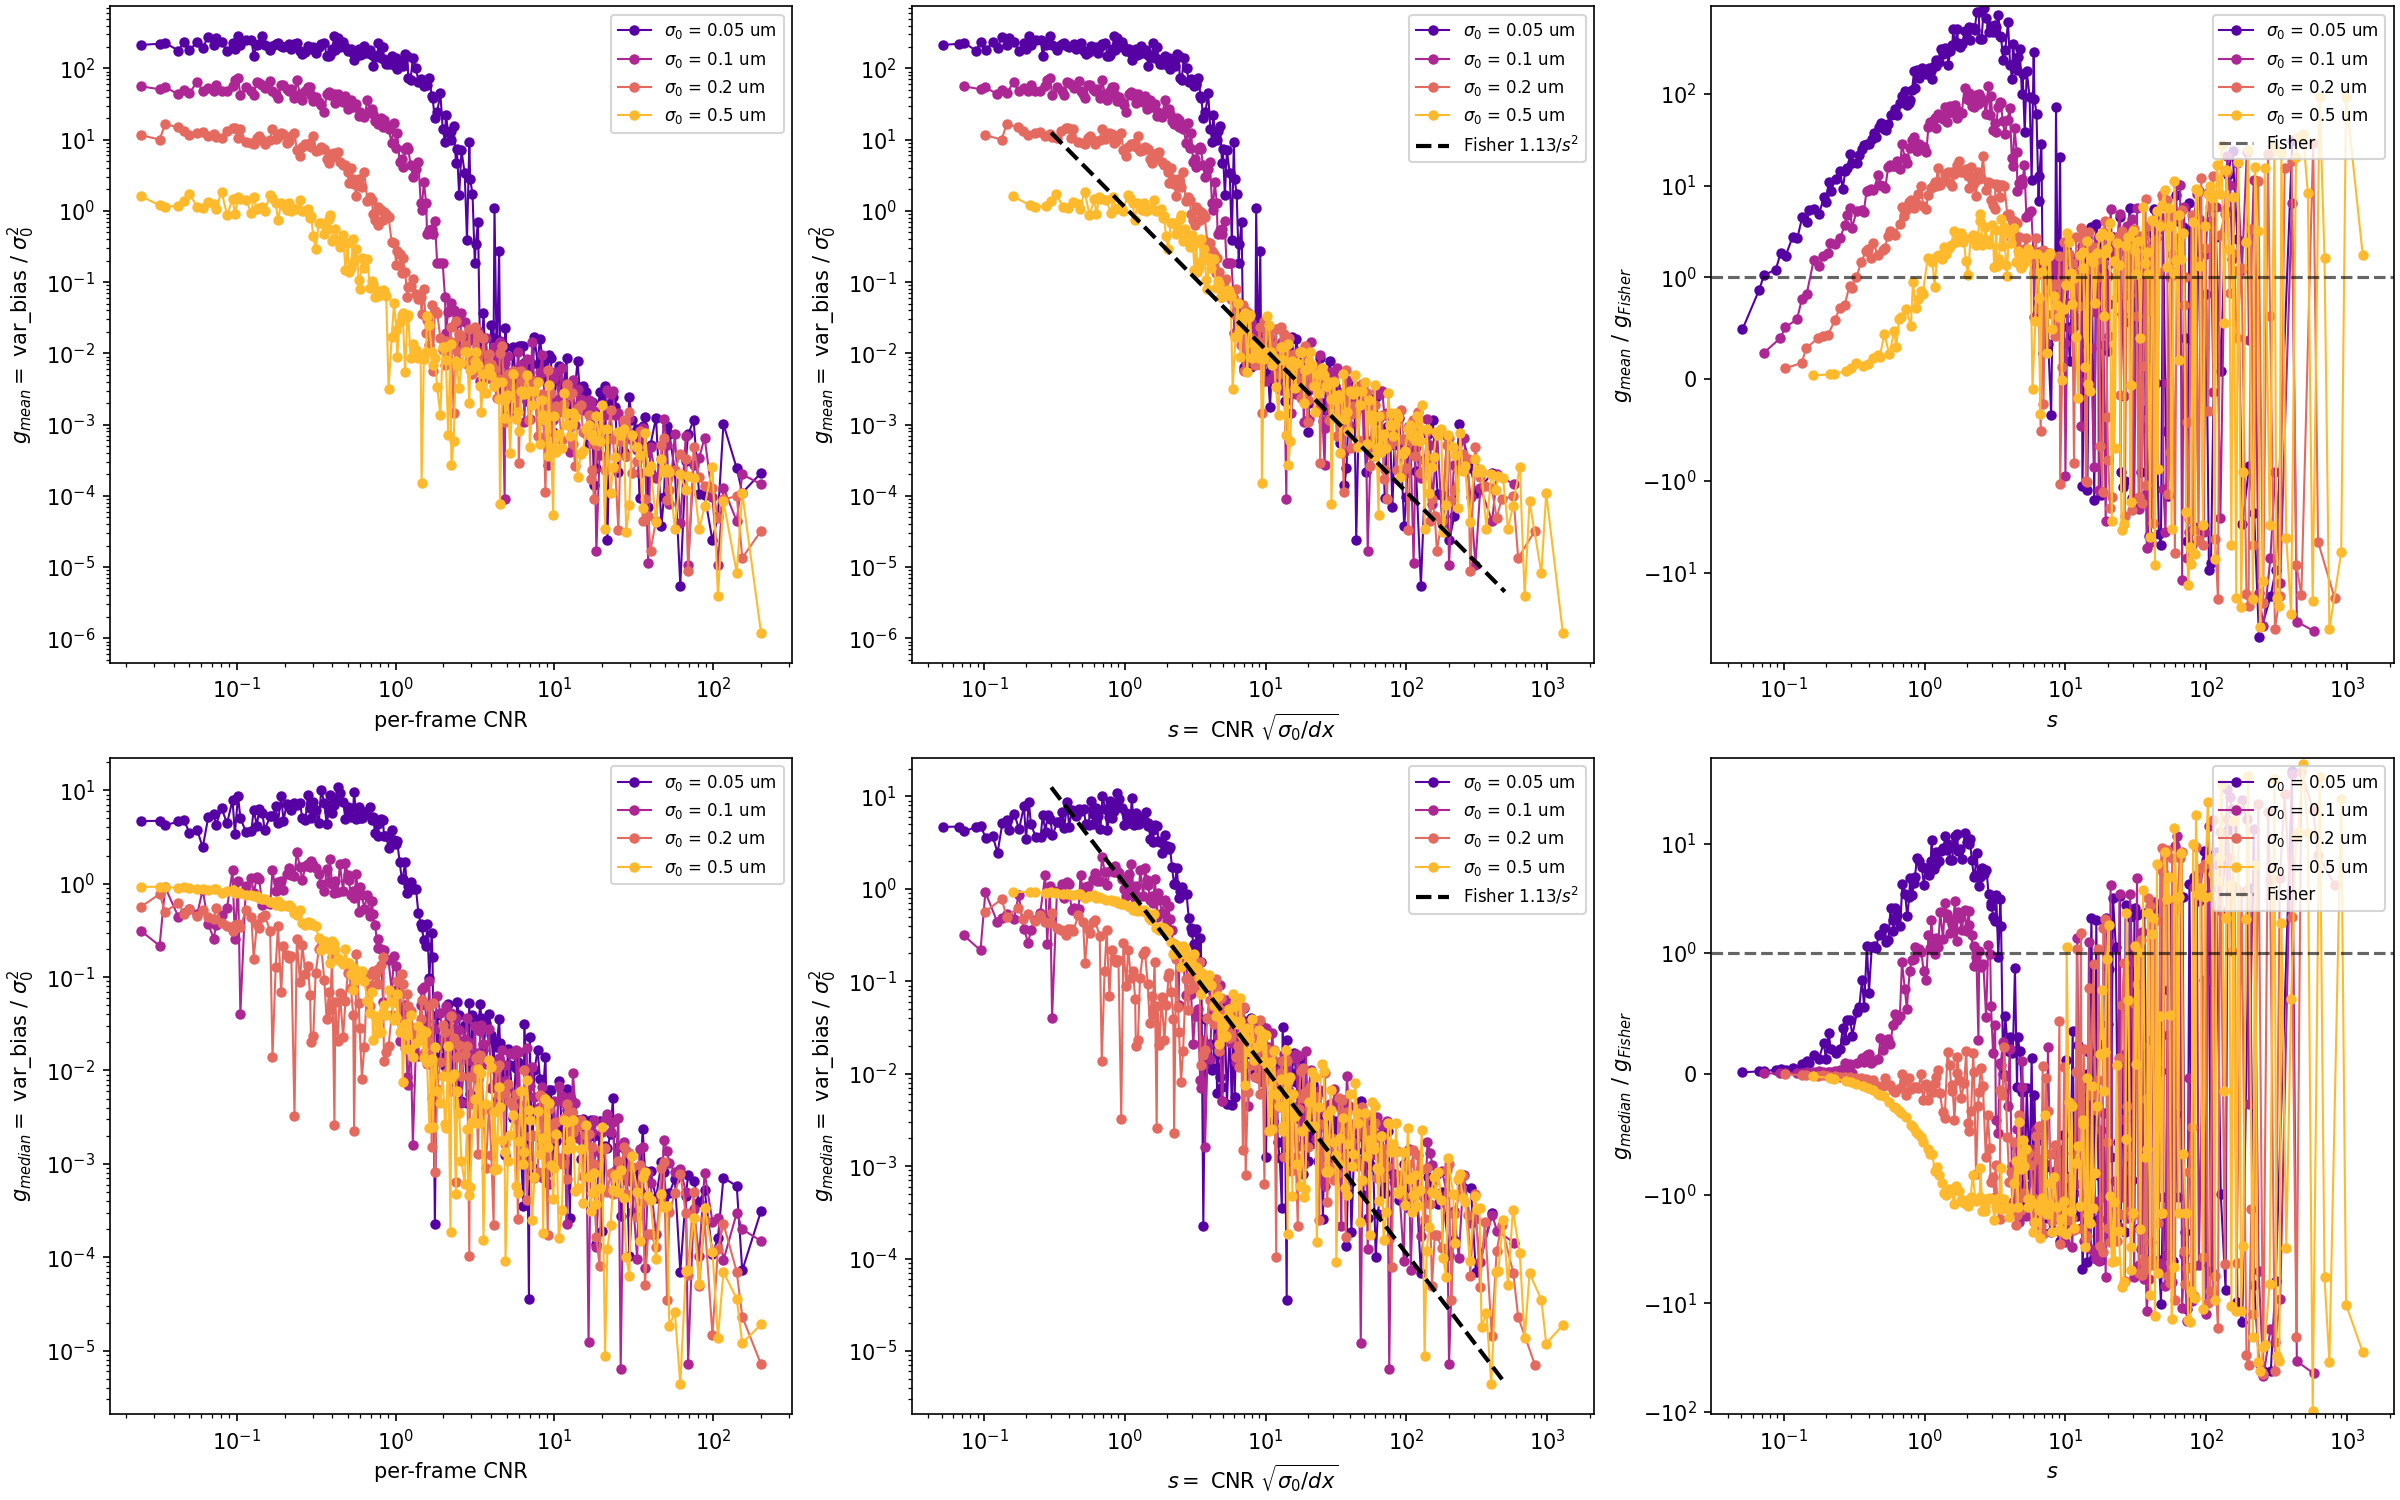

Source code (Python):
"""Test the scaling form of the fitted-variance bias.

The bias of the fitted variance is, to leading order, the width's own
estimation variance, Var(sigma_hat), which for an efficient fit is the
Cramer-Rao (Fisher) value. For a 1-D Gaussian profile with white noise, peak
CNR and pixel pitch dx, far from the window edges,

  var_bias = (2 / sqrt(pi)) * sigma * dx / CNR^2,
  g = var_bias / sigma^2 = (2 / sqrt(pi)) / s^2 = 1.13 / s^2,   s = CNR * sqrt(sigma / dx).

So bias / sigma^2 is a function of s alone, not of CNR alone: s captures both
the noise level (CNR) and the spatial resolution (pixels per sigma). Near the
window edge the profile is truncated and the exact Fisher value, computed on
the actual pixel grid (``width_debias.fisher.leading_order_terms``), exceeds
the closed form; the script reports both. An earlier version compared with the
truncated-normal form lambda(-s)/s, which falls exponentially in s where the
measured bias falls as 1/s^2; the scaling variable was right, the form was not.

This script runs a D=0 calibration sweep at several sigma_0 values with FIXED
absolute geometry (n_pixels, half_window in physical units), with independent
seeds per sigma_0, and plots bias/sigma_0^2 against:

  Panel A: CNR alone                 -- should NOT collapse if sigma matters
  Panel B: s = CNR sqrt(sigma_0/dx)  -- SHOULD collapse onto 1.13/s^2
  Panel C: ratio empirical / exact Fisher -- where the leading term stops holding

Each cell carries its Monte Carlo SE (SD / sqrt(n)), so agreement is judged in
SE units (z = (g_mean - g_Fisher) / SE).
"""
from __future__ import annotations

import os
import sys
from pathlib import Path

import numpy as np

sys.path.insert(0, os.path.join(os.path.dirname(__file__), "..", "..", "src"))

from width_debias import GaussianModel, leading_order_terms  # noqa: E402
from width_debias.montecarlo import run_ensemble  # noqa: E402
from width_debias.simulate import Experiment  # noqa: E402

OUTPUT = Path(__file__).resolve().parents[2] / "output"
OUTPUT.mkdir(exist_ok=True)

# Fixed absolute geometry: matches Marc-style application, where dx is set
# by the experimental pixel grid and sigma_true varies frame to frame.
ABS_HALF_WINDOW = 1.5    # um, +/- half-window
N_PIXELS = 251           # odd so a pixel sits at x=0
DX = 2 * ABS_HALF_WINDOW / (N_PIXELS - 1)

# sigma_0 spans an order of magnitude. At sigma_0 = 0.5 um the window ends at
# 3 sigma; at sigma_0 = 0.05 um it has 30 sigma of headroom.
SIGMA0_GRID = np.array([0.05, 0.10, 0.20, 0.50])  # um

CNR_GRID = np.geomspace(0.5, 200.0, 18)
N_RUNS = 500
CLOSED_FORM = 2.0 / np.sqrt(np.pi)   # g = CLOSED_FORM / s^2
Z_S_MIN = (5.0, 10.0)                # report chi^2/dof against Fisher for s above these


def fisher_g(cnr: np.ndarray, sigma0: float, x: np.ndarray) -> np.ndarray:
    """Exact leading-order g = var_bias / sigma_0^2 on the actual pixel grid."""
    a = leading_order_terms(GaussianModel(), x, sigma0 ** 2).bias_coef
    return a / cnr ** 2 / sigma0 ** 2


def calibrate_with_both_stats(cnr0_grid, sigma0, half_window, n_pixels,
                              n_runs, n_frames=12, seed=1):
    """Run a D=0 calibration sweep, returning per-frame mean and median bias.

    Replicates calibrate_d_free's MC structure but records the mean (the
    standard calibration) with its SE, and the median (a robust summary that
    suppresses the broken-fit heavy tail) of sigma_hat^2 - sigma^2_true at each
    (CNR, frame) cell.

    Returns (each (M,), ascending in CNR): cnr, mean, mean SE, median, and the
    experiment's pixel grid.
    """
    exp = Experiment(sigma0=sigma0, D=0.0, half_window=half_window,
                     n_pixels=n_pixels, n_frames=n_frames)
    true_var = exp.true_variance  # all = sigma_0^2 at D=0

    rows = []
    for i, cnr0 in enumerate(cnr0_grid):
        ens = run_ensemble(exp, float(cnr0), n_runs=n_runs, seed=seed + i)
        for f in range(n_frames):
            vcol = ens.variance[:, f]
            vcol = vcol[np.isfinite(vcol)]
            if vcol.size < 2:
                continue
            rows.append((float(ens.cnr_frame[f]), float(np.mean(vcol)) - true_var[f],
                         float(np.std(vcol, ddof=1) / np.sqrt(vcol.size)),
                         float(np.median(vcol)) - true_var[f]))
    rows = np.array(sorted(rows))
    return rows[:, 0], rows[:, 1], rows[:, 2], rows[:, 3], exp.x


def main():
    print("Fitted-variance bias scaling test")
    print("=" * 70)
    print(f"Fixed geometry: n_pixels = {N_PIXELS}, "
          f"half_window = {ABS_HALF_WINDOW} um, dx = {DX:.4f} um")
    print(f"sigma_0 sweep: {SIGMA0_GRID} um")
    print(f"CNR grid: {len(CNR_GRID)} points from "
          f"{CNR_GRID[0]:.2f} to {CNR_GRID[-1]:.2f}")
    print(f"MC runs per CNR/sigma_0 cell: {N_RUNS}")

    results = {}
    for k, sigma0 in enumerate(SIGMA0_GRID):
        # half_window in sigma_0 units, chosen so absolute half-window is fixed
        half_window_in_sigma0 = ABS_HALF_WINDOW / sigma0
        print(f"\nsigma_0 = {sigma0} um  (half_window = "
              f"{half_window_in_sigma0:.1f} sigma_0, "
              f"sigma_0/dx = {sigma0/DX:.1f} pixels/sigma)", flush=True)
        cnr, vb_mean, vb_se, vb_med, x = calibrate_with_both_stats(
            CNR_GRID, sigma0=sigma0, half_window=half_window_in_sigma0,
            n_pixels=N_PIXELS, n_runs=N_RUNS, seed=1 + 1000 * k)
        results[sigma0] = (cnr, vb_mean, vb_se, vb_med, fisher_g(cnr, sigma0, x))

    # ----- Text summary -----
    lines = [
        "Fitted-variance bias scaling test",
        f"Geometry: n_pixels = {N_PIXELS}, half_window = +/- {ABS_HALF_WINDOW} um, "
        f"dx = {DX:.4f} um",
        f"MC: {N_RUNS} runs per (CNR, sigma_0) cell; seeds 1 + 1000 k + i for sigma_0 index k",
        "",
        "For each (sigma_0, CNR) cell:",
        "  g_mean   = mean bias / sigma_0^2 (SE: its Monte Carlo standard error)",
        "  s        = CNR * sqrt(sigma_0 / dx)",
        f"  g_closed = {CLOSED_FORM:.4f} / s^2 (Fisher, 1-D Gaussian far from the window edge)",
        "  g_fisher = exact Fisher value on this pixel grid (includes window truncation)",
        "  z        = (g_mean - g_fisher) / SE",
        "",
    ]
    for sigma0 in SIGMA0_GRID:
        cnr, vb_mean, vb_se, vb_med, g_fisher = results[sigma0]
        g_mean, g_se, g_med = vb_mean / sigma0 ** 2, vb_se / sigma0 ** 2, vb_med / sigma0 ** 2
        s = cnr * np.sqrt(sigma0 / DX)
        g_closed = CLOSED_FORM / s ** 2
        z = (g_mean - g_fisher) / g_se
        lines.append(f"--- sigma_0 = {sigma0} um  (R = sigma_0/dx = {sigma0/DX:.2f}; "
                     f"exact / closed Fisher = {np.median(g_fisher / g_closed):.3f}) ---")
        for s_min in Z_S_MIN:
            sel = s >= s_min
            lines.append(f"  s >= {s_min:g}: {int(sel.sum())} cells, chi^2/dof against exact "
                         f"Fisher {np.mean(z[sel] ** 2):.2f}, beyond 2 SE {int(np.sum(np.abs(z[sel]) > 2))}")
        lines.append("  CNR       s         g_mean    SE        g_median  g_closed  g_fisher  "
                     "mean/fisher  z")
        for c, sv, gm, ge, gd, gc, gf, zz in zip(cnr, s, g_mean, g_se, g_med, g_closed,
                                                 g_fisher, z):
            lines.append(f"  {c:8.3f}  {sv:8.3f}  {gm:8.4g}  {ge:8.2g}  {gd:8.4g}  "
                         f"{gc:8.4g}  {gf:8.4g}  {gm / gf:10.3g}  {zz:+6.2f}")
        lines.append("")

    text = "\n".join(lines)
    text_path = OUTPUT / "linearity_test.txt"
    text_path.write_text(text + "\n", encoding="utf-8")
    print(f"Summary saved: {text_path}")

    # ----- Plot -----
    try:
        import matplotlib
        matplotlib.use("Agg")
        import matplotlib.pyplot as plt
    except ImportError:
        print("\n(no matplotlib; skipping plot)")
        return

    fig, axes = plt.subplots(2, 3, figsize=(16, 10), constrained_layout=True)
    colors = plt.cm.plasma(np.linspace(0.15, 0.85, len(SIGMA0_GRID)))
    s_plot = np.geomspace(0.3, 500, 300)

    for row, stat_name, stat_idx in [(0, "mean", 1), (1, "median", 3)]:
        # Panel A: g_empirical = bias / sigma_0^2 vs CNR
        ax = axes[row, 0]
        for color, sigma0 in zip(colors, SIGMA0_GRID):
            data = results[sigma0]
            g = data[stat_idx] / sigma0 ** 2
            ax.loglog(data[0], np.clip(np.abs(g), 1e-6, None), color=color,
                      marker='o', markersize=4, lw=1,
                      label=f"$\\sigma_0$ = {sigma0} um")
        ax.set_xlabel("per-frame CNR")
        ax.set_ylabel(f"$g_{{{stat_name}}} = $ var_bias / $\\sigma_0^2$")
        ax.legend(fontsize=8, loc="upper right")

        # Panel B: g_empirical vs s
        ax = axes[row, 1]
        for color, sigma0 in zip(colors, SIGMA0_GRID):
            data = results[sigma0]
            g = data[stat_idx] / sigma0 ** 2
            s = data[0] * np.sqrt(sigma0 / DX)
            ax.loglog(s, np.clip(np.abs(g), 1e-6, None), color=color,
                      marker='o', markersize=4, lw=1,
                      label=f"$\\sigma_0$ = {sigma0} um")
        ax.loglog(s_plot, CLOSED_FORM / s_plot ** 2, "k--", lw=2,
                  label=r"Fisher $1.13/s^2$")
        ax.set_xlabel(r"$s = $ CNR $\sqrt{\sigma_0/dx}$")
        ax.set_ylabel(f"$g_{{{stat_name}}} = $ var_bias / $\\sigma_0^2$")
        ax.legend(fontsize=8, loc="upper right")

        # Panel C: empirical / exact Fisher
        ax = axes[row, 2]
        for color, sigma0 in zip(colors, SIGMA0_GRID):
            data = results[sigma0]
            g = data[stat_idx] / sigma0 ** 2
            s = data[0] * np.sqrt(sigma0 / DX)
            ax.semilogx(s, g / data[4], color=color, marker='o', markersize=4, lw=1,
                        label=f"$\\sigma_0$ = {sigma0} um")
        ax.axhline(1.0, color="k", ls="--", alpha=0.6, label="Fisher")
        ax.set_xlabel(r"$s$")
        ax.set_ylabel(f"$g_{{{stat_name}}}$ / $g_{{Fisher}}$")
        ax.legend(fontsize=8, loc="upper right")
        ax.set_yscale("symlog", linthresh=1.0)

    fig_path = OUTPUT / "linearity_test.png"
    fig.savefig(fig_path, dpi=150)
    print(f"Figure saved: {fig_path}")


if __name__ == "__main__":
    main()
